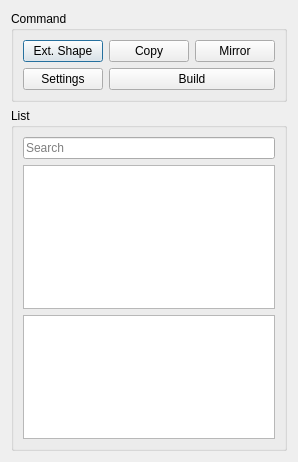
<?xml version="1.0" encoding="UTF-8"?>
<ui version="4.0">
 <class>Dialog</class>
 <widget class="QDialog" name="Dialog">
  <property name="geometry">
   <rect>
    <x>0</x>
    <y>0</y>
    <width>275</width>
    <height>462</height>
   </rect>
  </property>
  <property name="windowTitle">
   <string>Dialog</string>
  </property>
  <layout class="QVBoxLayout" name="verticalLayout">
   <item>
    <widget class="QGroupBox" name="groupBox">
     <property name="styleSheet">
      <string notr="true"/>
     </property>
     <property name="title">
      <string>Command</string>
     </property>
     <layout class="QGridLayout" name="gridLayout">
      <item row="0" column="0">
       <widget class="QPushButton" name="extract_ctl_shapes_pushButton">
        <property name="sizePolicy">
         <sizepolicy hsizetype="Preferred" vsizetype="Fixed">
          <horstretch>0</horstretch>
          <verstretch>0</verstretch>
         </sizepolicy>
        </property>
        <property name="text">
         <string>Ext. Shape</string>
        </property>
       </widget>
      </item>
      <item row="0" column="1">
       <widget class="QPushButton" name="copy_pushButton">
        <property name="sizePolicy">
         <sizepolicy hsizetype="Preferred" vsizetype="Fixed">
          <horstretch>0</horstretch>
          <verstretch>0</verstretch>
         </sizepolicy>
        </property>
        <property name="maximumSize">
         <size>
          <width>16777215</width>
          <height>16777215</height>
         </size>
        </property>
        <property name="text">
         <string>Copy</string>
        </property>
       </widget>
      </item>
      <item row="0" column="2">
       <widget class="QPushButton" name="mirror_pushButton">
        <property name="sizePolicy">
         <sizepolicy hsizetype="Preferred" vsizetype="Fixed">
          <horstretch>0</horstretch>
          <verstretch>0</verstretch>
         </sizepolicy>
        </property>
        <property name="maximumSize">
         <size>
          <width>16777215</width>
          <height>16777215</height>
         </size>
        </property>
        <property name="text">
         <string>Mirror</string>
        </property>
       </widget>
      </item>
      <item row="1" column="0">
       <widget class="QPushButton" name="settings_pushButton">
        <property name="sizePolicy">
         <sizepolicy hsizetype="Preferred" vsizetype="Fixed">
          <horstretch>0</horstretch>
          <verstretch>0</verstretch>
         </sizepolicy>
        </property>
        <property name="maximumSize">
         <size>
          <width>16777215</width>
          <height>16777215</height>
         </size>
        </property>
        <property name="text">
         <string>Settings</string>
        </property>
       </widget>
      </item>
      <item row="1" column="1" colspan="2">
       <widget class="QPushButton" name="build_pushButton">
        <property name="sizePolicy">
         <sizepolicy hsizetype="Preferred" vsizetype="Fixed">
          <horstretch>0</horstretch>
          <verstretch>0</verstretch>
         </sizepolicy>
        </property>
        <property name="maximumSize">
         <size>
          <width>16777215</width>
          <height>16777215</height>
         </size>
        </property>
        <property name="text">
         <string>Build</string>
        </property>
       </widget>
      </item>
     </layout>
    </widget>
   </item>
   <item>
    <widget class="QGroupBox" name="groupBox1">
     <property name="title">
      <string>List</string>
     </property>
     <layout class="QVBoxLayout" name="verticalLayout_2">
      <item>
       <widget class="QLineEdit" name="search_lineEdit">
        <property name="placeholderText">
         <string>Search</string>
        </property>
       </widget>
      </item>
      <item>
       <widget class="QListView" name="piece_listView">
        <property name="editTriggers">
         <set>QAbstractItemView::NoEditTriggers</set>
        </property>
        <property name="alternatingRowColors">
         <bool>true</bool>
        </property>
        <property name="movement">
         <enum>QListView::Snap</enum>
        </property>
        <property name="wordWrap">
         <bool>false</bool>
        </property>
       </widget>
      </item>
      <item>
       <widget class="QTextEdit" name="description_textEdit">
        <property name="sizePolicy">
         <sizepolicy hsizetype="Expanding" vsizetype="Fixed">
          <horstretch>0</horstretch>
          <verstretch>0</verstretch>
         </sizepolicy>
        </property>
        <property name="minimumSize">
         <size>
          <width>0</width>
          <height>0</height>
         </size>
        </property>
        <property name="maximumSize">
         <size>
          <width>16777215</width>
          <height>124</height>
         </size>
        </property>
        <property name="readOnly">
         <bool>true</bool>
        </property>
       </widget>
      </item>
     </layout>
    </widget>
   </item>
  </layout>
 </widget>
 <resources/>
 <connections/>
</ui>
